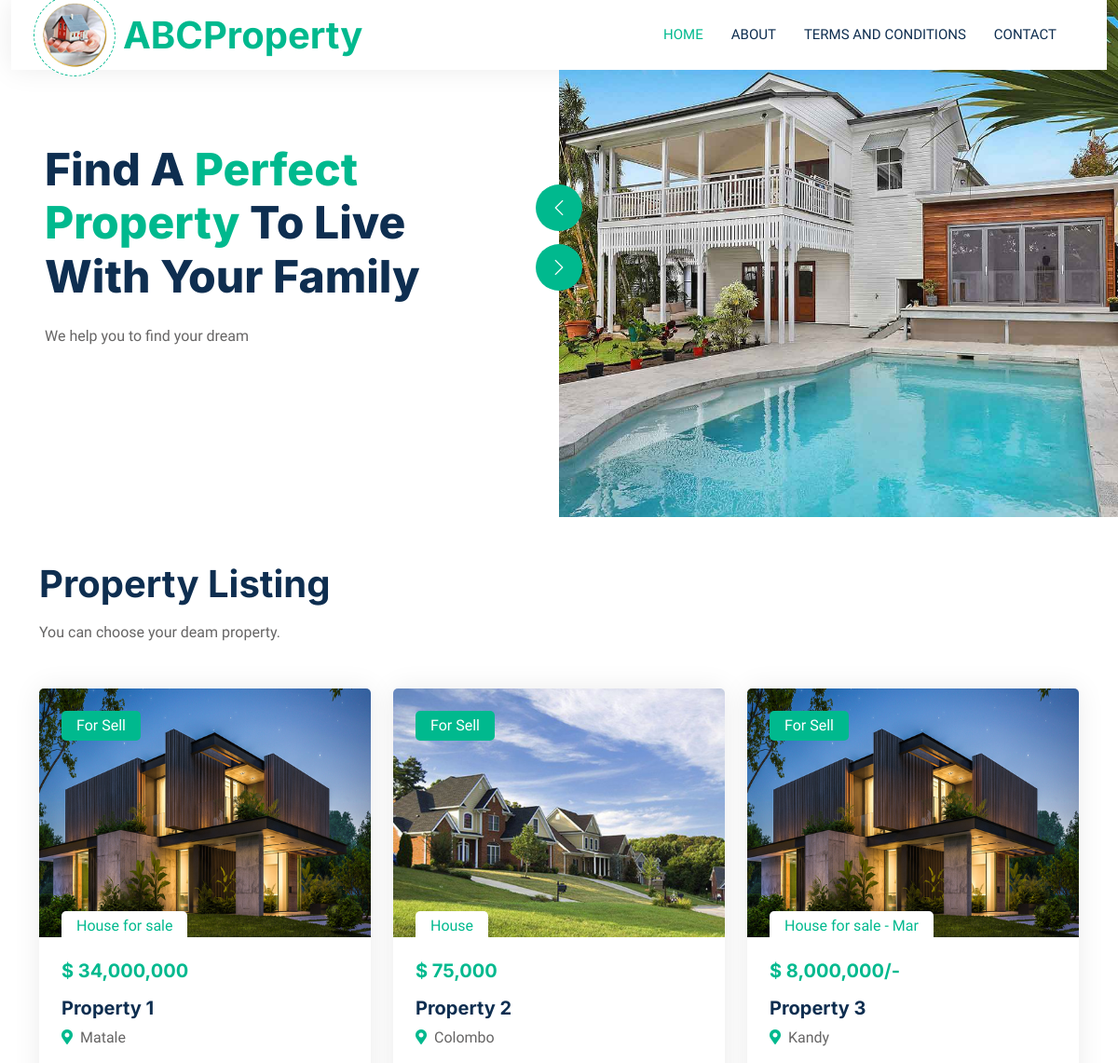
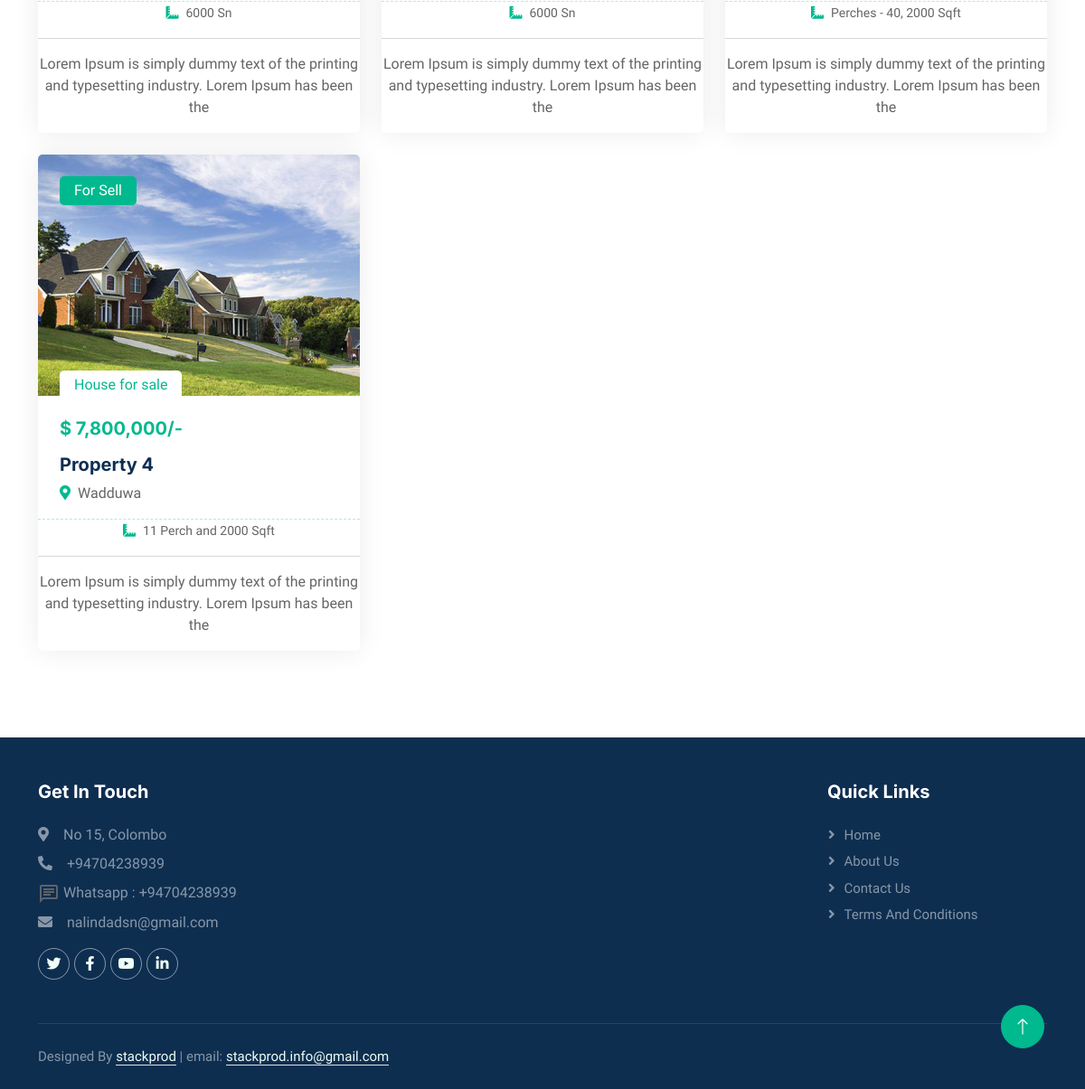
The page / on the database its author committed (2 pictures, top to bottom).
### tables this page shows
CREATE TABLE `properties` (
  `id` int(11) NOT NULL,
  `image_name` varchar(250) NOT NULL,
  `title` varchar(250) NOT NULL,
  `type` varchar(20) NOT NULL,
  `location` varchar(200) NOT NULL,
  `size` varchar(50) NOT NULL,
  `description` varchar(500) DEFAULT NULL,
  `price` varchar(11) NOT NULL,
  `status` varchar(8) NOT NULL DEFAULT 'active',
  `createdAt` timestamp NOT NULL DEFAULT current_timestamp()
);

### index.php (the view, shortened to what this page needs)
<?php 	require 'admin/conn.php';
?>
<!DOCTYPE html>
<html lang="en">
<head>
    <link href="https://cdnjs.cloudflare.com/ajax/libs/font-awesome/5.10.0/css/all.min.css" rel="stylesheet">
    <link href="https://cdn.jsdelivr.net/npm/bootstrap-icons@1.4.1/font/bootstrap-icons.css" rel="stylesheet">
    <link href="lib/animate/animate.min.css" rel="stylesheet">
    <link href="lib/owlcarousel/assets/owl.carousel.min.css" rel="stylesheet">
    <link href="css/bootstrap.min.css" rel="stylesheet">
    <link href="css/style.css" rel="stylesheet">
</head>
<body>
    <div class="container-xxl bg-white p-0">
        <div class="container-fluid nav-bar bg-transparent">
            <nav class="navbar navbar-expand-lg bg-white navbar-light py-0 px-4">
                <a href="index.php" class="navbar-brand d-flex align-items-center text-center">
                    <div class="icon p-2 me-2">
                        <img class="img-fluid" src="img/icon-deal.png" alt="Icon" style="width: 70px; height: 70px;">
                    </div>
                    <h1 class="m-0 text-primary">ABCProperty</h1>
                </a>
                <div class="collapse navbar-collapse" id="navbarCollapse">
                    <div class="navbar-nav ms-auto">
                        <a href="index.php" class="nav-item nav-link active">Home</a>
                        <a href="about.php" class="nav-item nav-link">About</a>
                                                <a href="terms-conditions.php" class="nav-item nav-link ">Terms and conditions</a>
                        <a href="contact.php" class="nav-item nav-link">Contact</a>
                    </div>
                </div>
            </nav>
        </div>
        <div class="container-fluid header bg-white p-0">
            <div class="row g-0 align-items-center flex-column-reverse flex-md-row">
                <div class="col-md-6 p-5 mt-lg-5">
                    <h1 class="display-5 animated fadeIn mb-4">Find A <span class="text-primary">Perfect Property</span> To Live With Your Family</h1>
                    <p class="animated fadeIn mb-4 pb-2">We help you to find your dream </p>
                </div>
                <div class="col-md-6 animated fadeIn">
                    <div class="owl-carousel header-carousel">
                        <div class="owl-carousel-item">
                            <img class="img-fluid" src="img/carousel-1.jpg" alt="">
                        </div>
                    </div>
                </div>
            </div>
        </div>
        <div class="container-xxl py-5">
            <div class="container">
                <div class="row g-0 gx-5 align-items-end">
                    <div class="col-lg-6">
                        <div class="text-start mx-auto mb-5 wow slideInLeft" data-wow-delay="0.1s">
                            <h1 class="mb-3">Property Listing</h1>
                            <p>You can choose your deam property.</p>
                        </div>
                    </div>
                </div>
                <div class="tab-content">
                    <div id="tab-1" class="tab-pane fade show p-0 active">
                        <div class="row g-4">
<?php
                        $stmt = $conn->prepare(
                                "SELECT * FROM properties");
                        $stmt->execute();
                        $data = $stmt->fetchAll();
                        foreach($data as $row)
                        {
                    ?>
                    <div class="col-lg-4 col-md-6 wow fadeInUp" data-wow-delay="0.1s">
                                <div class="property-item rounded overflow-hidden">
                                    <div class="position-relative overflow-hidden">
                                        <a href="post.php?id=<?php echo $row['id']?>"><img class="img-fluid" src="admin/crud/files/<?php echo $row['image_name']?>" alt=""></a>
                                        <div class="bg-primary rounded text-white position-absolute start-0 top-0 m-4 py-1 px-3">For Sell</div>
                                        <div class="bg-white rounded-top text-primary position-absolute start-0 bottom-0 mx-4 pt-1 px-3"><?php echo $row['type']?></div>
                                    </div>
                                    <div class="p-4 pb-0">
                                    <h5 class="text-primary mb-3">$ <?php echo $row['price']?></h5>
                                        <a class="d-block h5 mb-2"  href="post.php?id=<?php echo $row['id']?>"><?php echo $row['title']?></a>
                                        <p><i class="fa fa-map-marker-alt text-primary me-2"></i><?php echo $row['location']?></p>
                                    </div>
                                    <div class=" border-top text-center">
                                        <small class=" text-center py-2"><i class="fa fa-ruler-combined text-primary me-2"></i><?php echo $row['size']?> </small>
                                        <hr/>
                                        <p class="text-left"><?php echo $row['description']?></p>
                                    </div>
                                </div>
                            </div>
                    <?php
                    }
                    ?>
                        </div>
                    </div>
                </div>
            </div>
        </div>
        <div class="container-fluid bg-dark text-white-50 footer mt-5 wow fadeIn" data-wow-delay="0.1s">
            <div class="container py-5">
                <div class="row g-5">
                    <div class="col-lg-9 col-md-9">
                        <h5 class="text-white mb-4">Get In Touch</h5>
                        <p class="mb-2"><i class="fa fa-map-marker-alt me-3"></i>No 15,  Colombo </p>
                        <p class="mb-2"><i class="fa fa-phone-alt me-3"></i>+94704238939 </p>
                        <p class="mb-2">  Whatsapp : +94704238939 </p>
                        <p class="mb-2"><i class="fa fa-envelope me-3"></i>nalindadsn@gmail.com</p>
                        <div class="d-flex pt-2">
                            <a class="btn btn-outline-light btn-social" href="#"><i class="fab fa-twitter"></i></a>
                            <a class="btn btn-outline-light btn-social" href="#"><i class="fab fa-facebook-f"></i></a>
                            <a class="btn btn-outline-light btn-social" href="#"><i class="fab fa-youtube"></i></a>
                            <a class="btn btn-outline-light btn-social" href="#"><i class="fab fa-linkedin-in"></i></a>
                        </div>
                    </div>
                    <div class="col-lg-3 col-md-6">
                        <h5 class="text-white mb-4">Quick Links</h5>
                        <a class="btn btn-link text-white-50" href="index.php">Home</a>
                        <a class="btn btn-link text-white-50" href="about.php">About Us</a>
                        <a class="btn btn-link text-white-50" href="contact.php">Contact Us</a>
                        <a class="btn btn-link text-white-50" href="terms-conditions.php">Terms and conditions</a>
                    </div>
                </div>
            </div>
            <div class="container">
                <div class="copyright">
                    <div class="row">
                        <div class="col-md-6 text-center text-md-start mb-3 mb-md-0">
							Designed By  <a class="border-bottom"  href="https://stackprod.com">stackprod</a> | email: <a class="border-bottom"  href="mailto:stackprod.info@gmail.com">stackprod.info@gmail.com
                            </a>
                        </div>
                    </div>
                </div>
            </div>
        </div>
        <a href="#" class="btn btn-lg btn-primary btn-lg-square back-to-top"><i class="bi bi-arrow-up"></i></a>
    </div>
</body>
</html>

### css/style.css (style rules this page uses)
:root { --primary: #00B98E; --secondary: #FF6922; --light: #EFFDF5; --dark: #0E2E50; }
.back-to-top { position: fixed; display: none; right: 45px; bottom: 45px; z-index: 99; }
body { background-color: #fff; }
.btn { transition: .5s; }
.btn.btn-primary, .btn.btn-secondary { color: #FFFFFF; }
.btn-lg-square { width: 48px; height: 48px; }
.btn-square, .btn-sm-square, .btn-lg-square { padding: 0; display: flex; align-items: center; justify-content: center; font-weight: normal; border-radius: 50px; }
.nav-bar { position: relative; transition: .5s; z-index: 9999; }
.navbar { box-shadow: 0 0 30px rgba(0, 0, 0, .08); }
.navbar-light .navbar-nav .nav-link { margin-right: 30px; padding: 25px 0; color: #FFFFFF; font-size: 15px; text-transform: uppercase; outline: none; }
.navbar-light .navbar-nav .nav-link:hover, .navbar-light .navbar-nav .nav-link.active { color: var(--primary); }
.navbar-light .navbar-brand { height: 75px; }
.navbar-light .navbar-nav .nav-link { color: var(--dark); font-weight: 500; }
@media (min-width: 992px) { .header { margin-top: -120px; } }
.icon { padding: 15px; display: inline-flex; align-items: center; justify-content: center; background: #FFFFFF !important; border-radius: 50px; border: 1px dashed var(--primary) !important; }
.property-item { box-shadow: 0 0 30px rgba(0, 0, 0, .08); }
.property-item img { transition: .5s; }
.property-item .border-top { border-top: 1px dashed rgba(0, 185, 142, .3) !important; }
.footer .btn.btn-social { margin-right: 5px; width: 35px; height: 35px; display: flex; align-items: center; justify-content: center; color: var(--light); border: 1px solid rgba(255,255,255,0.5); border-radius: 35px; transition: .3s; }
.footer .btn.btn-link { display: block; margin-bottom: 5px; padding: 0; text-align: left; font-size: 15px; font-weight: normal; text-transform: capitalize; transition: .3s; }
.footer .btn.btn-link::before { position: relative; content: "\f105"; font-family: "Font Awesome 5 Free"; font-weight: 900; margin-right: 10px; }
.footer .copyright { padding: 25px 0; font-size: 15px; border-top: 1px solid rgba(256, 256, 256, .1); }
.footer .copyright a { color: var(--light); }

### rows shown on the page
properties: image_name (picture), type "House for sale", price "34,000,000", title "Property 1", location "Matale", size "6000 Sn", description "Lorem Ipsum is simply dummy text of the printing and typesetting industry. Lorem Ipsum has been the"
properties: image_name (picture), type "House", price "75,000", title "Property 2", location "Colombo", size "6000 Sn", description "Lorem Ipsum is simply dummy text of the printing and typesetting industry. Lorem Ipsum has been the"
properties: image_name (picture), type "House for sale - Mar", price "8,000,000/-", title "Property 3", location "Kandy", size "Perches - 40, 2000 Sqft", description "Lorem Ipsum is simply dummy text of the printing and typesetting industry. Lorem Ipsum has been the"
properties: image_name (picture), type "House for sale", price "7,800,000/-", title "Property 4", location "Wadduwa", size "11 Perch and 2000 Sqft", description "Lorem Ipsum is simply dummy text of the printing and typesetting industry. Lorem Ipsum has been the"
